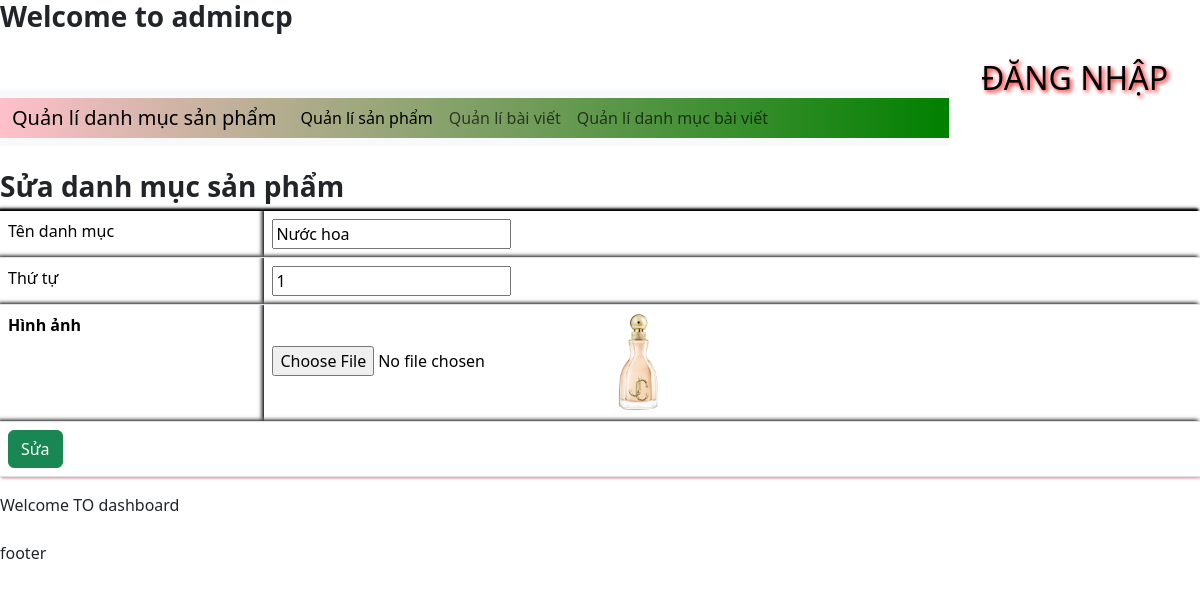
Page /modules/index1.php?action=quanlydanhmucsp&query=sua&iddanhmuc=3 on the committed database.
### tables this page shows
CREATE TABLE `tbl_danhmuc` (
  `id_danhmuc` int(11) NOT NULL,
  `tendanhmuc` varchar(50) NOT NULL,
  `thutu` int(11) NOT NULL,
  `hinhanhloai` varchar(255) DEFAULT NULL
);

### modules/quanlydanhmucsp/edit.php (the view)
<?php
     $query_edit = "SELECT * FROM tbl_danhmuc WHERE id_danhmuc='$_GET[iddanhmuc]' LIMIT 1";
     $result = mysqli_query($link,$query_edit);
?>
<h3>Sửa danh mục sản phẩm</h3>
<table class="table table-hover" style="box-shadow: 2px 2px 2px pink, -2px -2px 2px black;">
    <form action="../../../../../web_dacs2/DACS2/DOAN2/modules/quanlydanhmucsp/xuly.php?iddanhmuc=<?php echo $_GET['iddanhmuc'] ?>" method="post" enctype="multipart/form-data">
        <?php
                    if(mysqli_num_rows($result)>0)
                    {
                        while($row = mysqli_fetch_array($result))
                        {
                            $tendanhmuc = $row['tendanhmuc'];
                            $thutu = $row['thutu'];
                            $hinhanh = $row['hinhanhloai'];
                        }
                    }
        ?>
        <tr >
            <td>Tên danh mục</td>
            <td><input type="text" name="tendanhmuc" value="<?php echo $tendanhmuc ?>"></td>
        </tr>
        <tr>
            <td >Thứ tự</td>
                <td><input type="text" name="thutu" value="<?php echo $thutu ?>"></td>
        </tr>
        <tr>
            <th>Hình ảnh</th>
                <td><input type="file" name="hinhanhloai">
                <img src="../modules/quanlydanhmucsp/uploads/<?php echo $hinhanh; ?>" alt="" width="100px">
            </td>
        </tr>
        <tr>
              <td colspan="5"><button type="submit" class="btn btn-success" name="suadanhmuc">Sửa</button></td>
        </tr>
    </form>
</table>

### modules/style.css (style rules this page uses)
tr { background: #ffffff1a; }
h3 { font-weight: bold; }
.table td { box-shadow: -2px -2px 4px black; }
.table th { box-shadow: -2px -2px 4px black; }

### rows in the picture
tbl_danhmuc: tendanhmuc "Nước hoa", thutu "1", hinhanhloai (picture)
